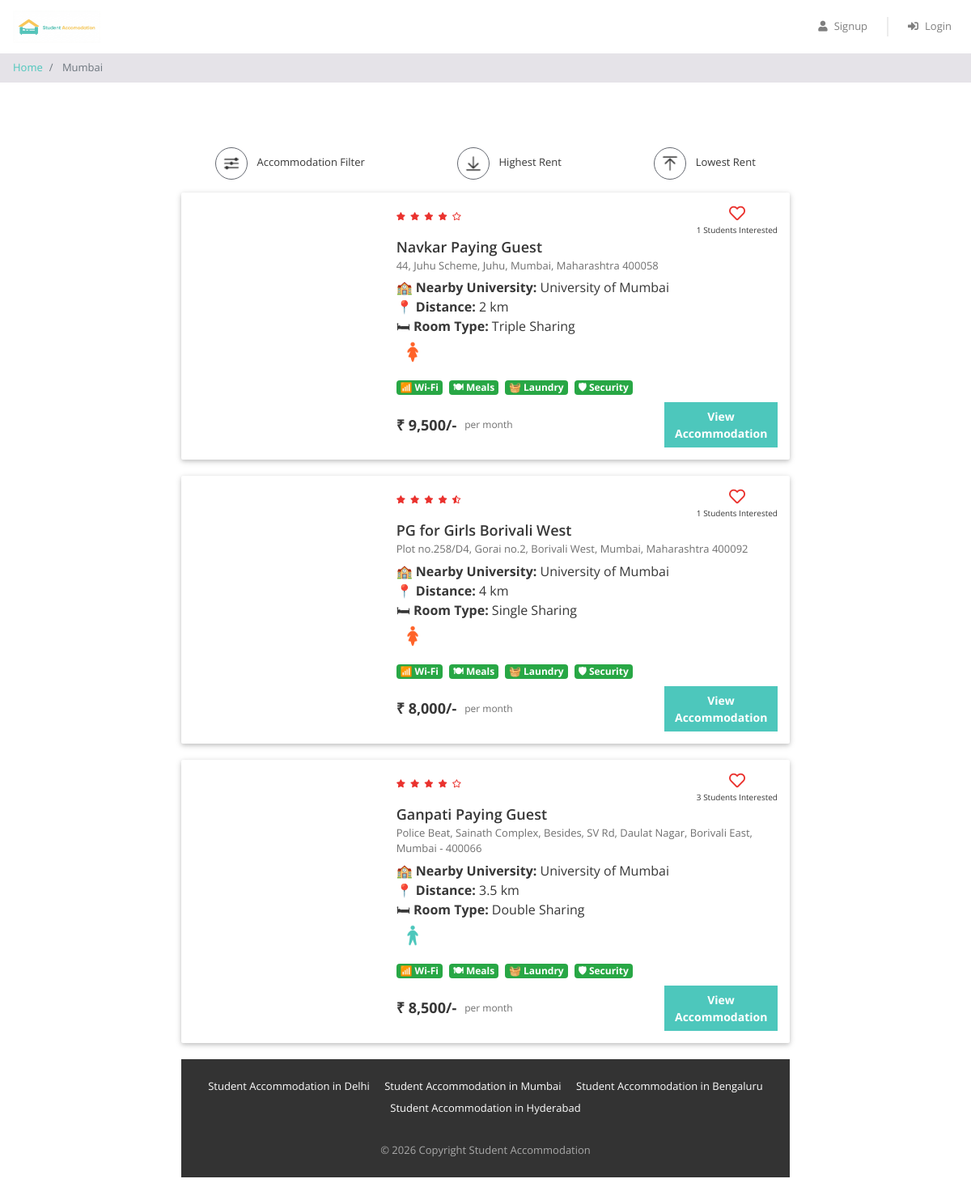
/property_list.php?city=Mumbai, run on the app's committed database.
### tables this page shows
CREATE TABLE `properties` (
  `id` int(11) NOT NULL,
  `city_id` int(11) NOT NULL,
  `name` varchar(100) NOT NULL,
  `address` varchar(255) NOT NULL,
  `description` longtext NOT NULL,
  `gender` enum('male','female','unisex') NOT NULL,
  `rent` int(11) NOT NULL,
  `rating_clean` float(2,1) NOT NULL,
  `rating_food` float(2,1) NOT NULL,
  `rating_safety` float(2,1) NOT NULL,
  `university_name` varchar(255) DEFAULT NULL,
  `university_distance` varchar(100) DEFAULT NULL,
  `room_type` varchar(100) DEFAULT NULL,
  `wifi` tinyint(1) DEFAULT 0,
  `meals` tinyint(1) DEFAULT 0,
  `laundry` tinyint(1) DEFAULT 0,
  `security` tinyint(1) DEFAULT 0,
  `deposit` int(11) DEFAULT NULL,
  `contact_number` varchar(15) DEFAULT NULL
);

### property_list.php (the view, shortened to what this page needs)
<?php
require "includes/database_connect.php";
$city_name = $_GET["city"];
$sql_1 = "SELECT * FROM cities WHERE name = '$city_name'";
$result_1 = mysqli_query($conn, $sql_1);
$city = mysqli_fetch_assoc($result_1);
$city_id = $city['id'];
$sql_2 = "SELECT * FROM properties WHERE city_id = $city_id";
$result_2 = mysqli_query($conn, $sql_2);
$properties = mysqli_fetch_all($result_2, MYSQLI_ASSOC);
$sql_3 = "SELECT *
          FROM interested_users_properties iup
          INNER JOIN properties p
          ON iup.property_id = p.id
          WHERE p.city_id = $city_id";
$result_3 = mysqli_query($conn, $sql_3);
$interested_users_properties = mysqli_fetch_all($result_3, MYSQLI_ASSOC);
?>
<!DOCTYPE html>
<html lang="en">
<head>
    <?php include "includes/head_links.php"; ?>
    <link href="css/property_list.css" rel="stylesheet" />
</head>
<body>
<?php include "includes/header.php"; ?>
<nav aria-label="breadcrumb">
    <ol class="breadcrumb py-2">
        <li class="breadcrumb-item">
            <a href="index.php">
                Home
            </a>
        </li>
        <li class="breadcrumb-item active" aria-current="page">
            <?php echo $city_name; ?>
        </li>
    </ol>
</nav>
<div class="page-container">
    <div class="filter-bar row justify-content-around">
        <div class="col-auto"
             data-toggle="modal"
             data-target="#filter-modal">
            <img src="img/filter.png" alt="filter">
            <span>
                Accommodation Filter
            </span>
        </div>
        <div class="col-auto">
            <img src="img/desc.png" alt="sort-desc">
            <span>
                Highest Rent
            </span>
        </div>
        <div class="col-auto">
            <img src="img/asc.png" alt="sort-asc">
            <span>
                Lowest Rent
            </span>
        </div>
    </div>
    <div id="property-list-container">
    <?php
foreach ($properties as $property) {
?>
<div class="property-card property-id-<?= $property['id'] ?> row">
    <div class="image-container col-md-4">
    </div>
    <div class="content-container col-md-8">
        <div class="row no-gutters justify-content-between">
            <?php
            $total_rating = ($property['rating_clean'] +
                            $property['rating_food'] +
                            $property['rating_safety']) / 3;
            $total_rating = round($total_rating,1);
            ?>
            <div class="star-container" title="<?= $total_rating ?>">
                <?php
                $rating = $total_rating;
                for($i=0;$i<5;$i++){
                    if($rating >= $i+0.8){
                        echo '<i class="fas fa-star"></i>';
                    }
                    elseif($rating >= $i+0.3){
                        echo '<i class="fas fa-star-half-alt"></i>';
                    }
                    else{
                        echo '<i class="far fa-star"></i>';
                    }
                }
                ?>
            </div>
            <div class="interested-container">
                <?php
                $interested_users_count = 0;
                $is_interested = false;
                foreach($interested_users_properties as $interested_user_property){
                    if($interested_user_property['property_id'] == $property['id']){
                        $interested_users_count++;
                    }
                }
                if($is_interested){
                ?>
                <i class="is-interested-image fas fa-heart"
                   data-property-id="<?= $property['id'] ?>"></i>
                <?php
                }
                else{
                ?>
                <i class="is-interested-image far fa-heart"
                   data-property-id="<?= $property['id'] ?>"></i>
                <?php
                }
                ?>
                <div class="interested-text">
                    <span class="interested-user-count">
                        <?= $interested_users_count ?>
                    </span>
                    Students Interested
                </div>
            </div>
        </div>
        <div class="detail-container">
            <div class="property-name">
                <?= $property['name'] ?>
            </div>
            <div class="property-address">
                <?= $property['address'] ?>
            </div>
            <?php if (!empty($property['university_name'])) { ?>
            <div class="property-university">
                🏫 <strong>Nearby University:</strong>
                <?= $property['university_name']; ?>
            </div>
            <?php } ?>
            <?php if (!empty($property['university_distance'])) { ?>
            <div class="property-distance">
                📍 <strong>Distance:</strong>
                <?= $property['university_distance']; ?>
            </div>
            <?php } ?>
            <?php if (!empty($property['room_type'])) { ?>
            <div class="property-room-type">
                🛏 <strong>Room Type:</strong>
                <?= $property['room_type']; ?>
            </div>
            <?php } ?>
            <div class="property-gender">
                <?php
                if($property['gender']=="male"){
                    echo '<img src="img/male.png">';
                }
                elseif($property['gender']=="female"){
                    echo '<img src="img/female.png">';
                }
                else{
                    echo '<img src="img/unisex.png">';
                }
                ?>
            </div>
        </div>
        <div class="facility-container mb-2">
            <?php if($property['wifi']){ ?>
            <span class="badge badge-success mr-1">
                📶 Wi-Fi
            </span>
            <?php } ?>
            <?php if($property['meals']){ ?>
            <span class="badge badge-success mr-1">
                🍽 Meals
            </span>
            <?php } ?>
            <?php if($property['laundry']){ ?>
            <span class="badge badge-success mr-1">
                🧺 Laundry
            </span>
            <?php } ?>
            <?php if($property['security']){ ?>
            <span class="badge badge-success mr-1">
                🛡 Security
            </span>
            <?php } ?>
        </div>
        <div class="row no-gutters">
            <div class="rent-container col-6">
                <div class="rent">
                    ₹ <?= number_format($property['rent']) ?>/-
                </div>
                <div class="rent-unit">
                    per month
                </div>
            </div>
            <div class="button-container col-6">
                <a href="property_detail.php?property_id=<?= $property['id'] ?>"
                   class="btn btn-primary">
                    View Accommodation
                </a>
            </div>
        </div>
    </div>
</div>
<?php
}
?>
</div>
<?php
include "includes/footer.php";
?>
</body>
</html>

### css/common.css (style rules this page uses)
* { box-sizing: border-box; font-family: 'Open Sans', sans-serif; }
body { color: #373737; font-size: 16px; position: relative; }
.btn-primary, .btn-warning, .btn-danger { color: white; font-weight: bold; }
.breadcrumb { background-color: #e5e3e8; font-size: 13px; border-radius: 0px; margin-bottom: 0px; }
.page-container { max-width: 800px; padding: 80px 24px; margin: auto; }

### css/property_list.css (style rules this page uses)
.filter-bar > div { cursor: pointer; font-size: 13px; text-align: center; margin-bottom: 16px; }
.filter-bar img { width: 40px; height: 40px; border-radius: 40px; border: 1px solid #646870; padding: 6px; margin-right: 8px; }
.property-card { background-color: #ffffff; border-radius: 2px; padding: 15px 0px; margin: 0px auto 20px; box-shadow: 0 2px 5px 0 rgba(0, 0, 0, 0.16), 0 2px 10px 0 rgba(0, 0, 0, 0.12); }
.image-container { text-align: center; }
.star-container i { color: #EA322E; font-size: 10px; margin-right: 6px; }
.interested-container { text-align: center; }
.interested-container i { color: #EA322E; font-size: 20px; cursor: pointer; }
.interested-text { font-size: 10px; }
.detail-container { padding-bottom: 10px; }
.property-name { font-size: 18px; font-weight: 600; }
.property-address { color: #6f6f6f; font-size: 13px; padding-bottom: 5px; }
.property-gender img { width: 40px; }
.rent-container { display: flex; align-items: center; }
.rent { font-size: 18px; font-weight: bold; padding-right: 10px; }
.rent-unit { color: #6f6f6f; font-size: 12px; }
.button-container .btn { font-size: 14px; border-radius: 0px; width: 140px; float: right; }

### data on the page
properties: interested_users_count "1", name "Navkar Paying Guest", address "44, Juhu Scheme, Juhu, Mumbai, Maharashtra 400058", university_name "University of Mumbai", university_distance "2 km", room_type "Triple Sharing", wifi "📶 Wi-Fi", meals "🍽 Meals", laundry "🧺 Laundry", security "🛡 Security", rent "9,500"
properties: rating_safety 4.5 (drawn), interested_users_count "1", name "PG for Girls Borivali West", address "Plot no.258/D4, Gorai no.2, Borivali West, Mumbai, Maharashtra 400092", university_name "University of Mumbai", university_distance "4 km", room_type "Single Sharing", wifi "📶 Wi-Fi", meals "🍽 Meals", laundry "🧺 Laundry", security "🛡 Security", rent "8,000"
properties: interested_users_count "3", name "Ganpati Paying Guest", address "Police Beat, Sainath Complex, Besides, SV Rd, Daulat Nagar, Borivali East, Mumbai - 400066", university_name "University of Mumbai", university_distance "3.5 km", room_type "Double Sharing", wifi "📶 Wi-Fi", meals "🍽 Meals", laundry "🧺 Laundry", security "🛡 Security", rent "8,500"

### other printed values
$city_name "Mumbai"
